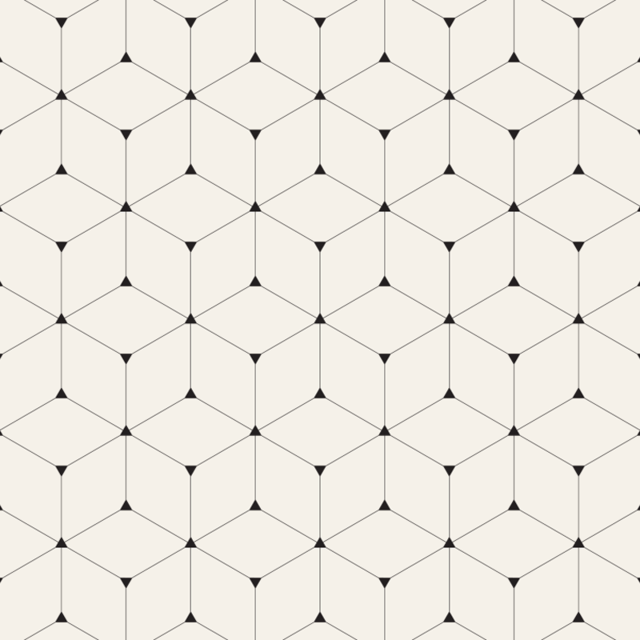
#> input picture sq.png, 640 x 640 px
$ jupyter execute griddata_interpolation.ipynb   (shell and % lines are left out)
#> lines starting #> are read from the running program, lines starting #| are printed output that depends on the picture
[cell 1]
import cv2
import matplotlib.pyplot as plt
import numpy as np
import random
from scipy.interpolate import griddata

[cell 2]
# return an array of random points(x,y) where x<=max_width and b<=max_height
def get_random_points(max_height,max_width,quantity):
    points = []
    while len(points)<quantity and len(points)<max_height*max_width:
        x_coord = random.randint(0,max_width-1)
        y_coord = random.randint(0,max_height-1)
        point = (x_coord,y_coord)
        if(point not in points):
            points.append((x_coord,y_coord))
    return points

# returns the irregular sampled image and the points used to evalute the value of the image
def get_irregular_sampling(image,number_of_points):
    height , width = image.shape
    irregular_sampled_image = np.zeros(shape=(height,width))
    image_values=[]
    random_points = get_random_points(height,width,number_of_points)

    for i in range(number_of_points):
        x,y = random_points[i]
        irregular_sampled_image[y][x]=image[y][x]
        image_values.append(image[y][x])
    return irregular_sampled_image,random_points,image_values

[cell 3]
image = cv2.imread('sq.png',flags=cv2.IMREAD_GRAYSCALE)
#> image: shape (640, 640); min 18, max 249, mean 235.5
H,W = image.shape
#> H = 640; W = 640
plt.imshow(image,cmap='gray')

[cell 4]
i_sampled_image,i_points,i_values = get_irregular_sampling(image,1000)
#> after the loop in get_irregular_sampling, `for i in range(number_of_points):`:
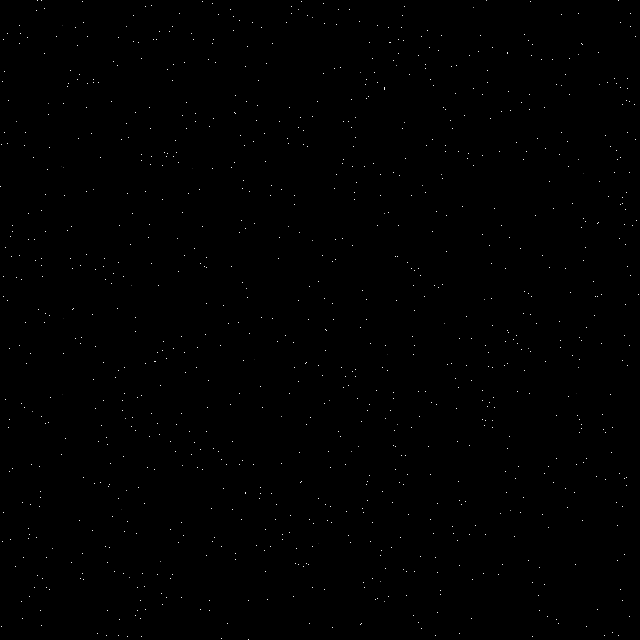
#> irregular_sampled_image: shape (640, 640) float64; min 0, max 248, mean 0.6
#> after the loop in get_irregular_sampling, `for i in range(number_of_points):`: image_values = 1000 values, max 248 at index 99, min 30 at index 643, mean 235.3
#> i_points = 1000 pairs, first value 0 to 638, second value 0 to 639; i_values has the same summary as image_values in get_irregular_sampling

[cell 5]
x = np.arange(0, W, 1)
#> x = 640 values from 0 to 639
y = np.arange(0, H, 1)
#> y = 640 values from 0 to 639
xx, yy = np.meshgrid(x, y, sparse=True)
#> yy = 640 values from 0 to 639

[cell 6]
g_interpolation=griddata(i_points,np.array(i_values),(xx,yy), method='linear')
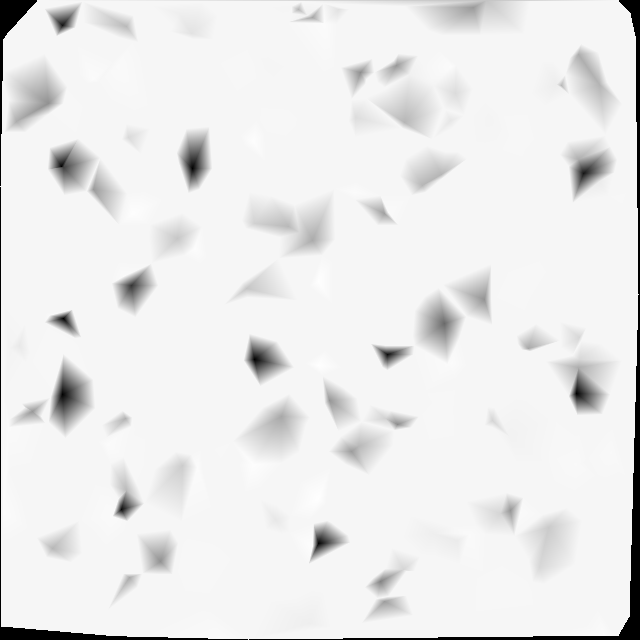
#> g_interpolation: shape (640, 640) float64; 1.76% of the values are NaN or infinite; the others: min 30, max 248, mean 234.9; drawn with min black, max white, NaN and infinite black

[cell 7]
plt.imshow(g_interpolation,cmap='gray')

[cell 8]
g_interpolation = np.nan_to_num(g_interpolation) # sometimes interpolation gives NAN

print(g_interpolation)
#> (printed output is left out)

$ run again, with 00023.png copied over sq.png
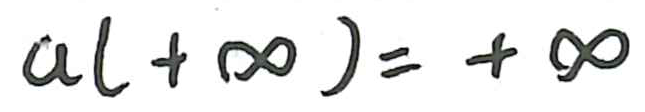
#> input picture 00023.png, 645 x 112 px
#> after the loop in get_irregular_sampling, `for i in range(number_of_points):`:
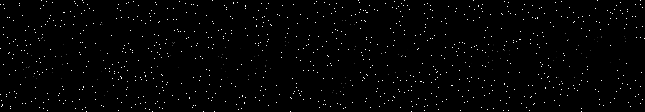
#> irregular_sampled_image: shape (112, 645) float64; min 0, max 255, mean 3.2
#> after the loop in get_irregular_sampling, `for i in range(number_of_points):`: image_values = 1000 values, max 255 at index 0, min 4 at index 782, mean 232.6
#> i_points = 1000 pairs, first value 0 to 644, second value 0 to 111; i_values has the same summary as image_values in get_irregular_sampling
#> `g_interpolation=griddata(i_points,np.array(i_values),(xx,yy), method='..`:
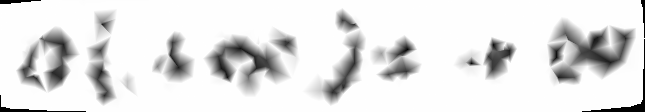
#> g_interpolation: shape (112, 645) float64; 1% of the values are NaN or infinite; the others: min 4, max 255, mean 231.5; drawn with min black, max white, NaN and infinite black
#> (printed output is left out)
